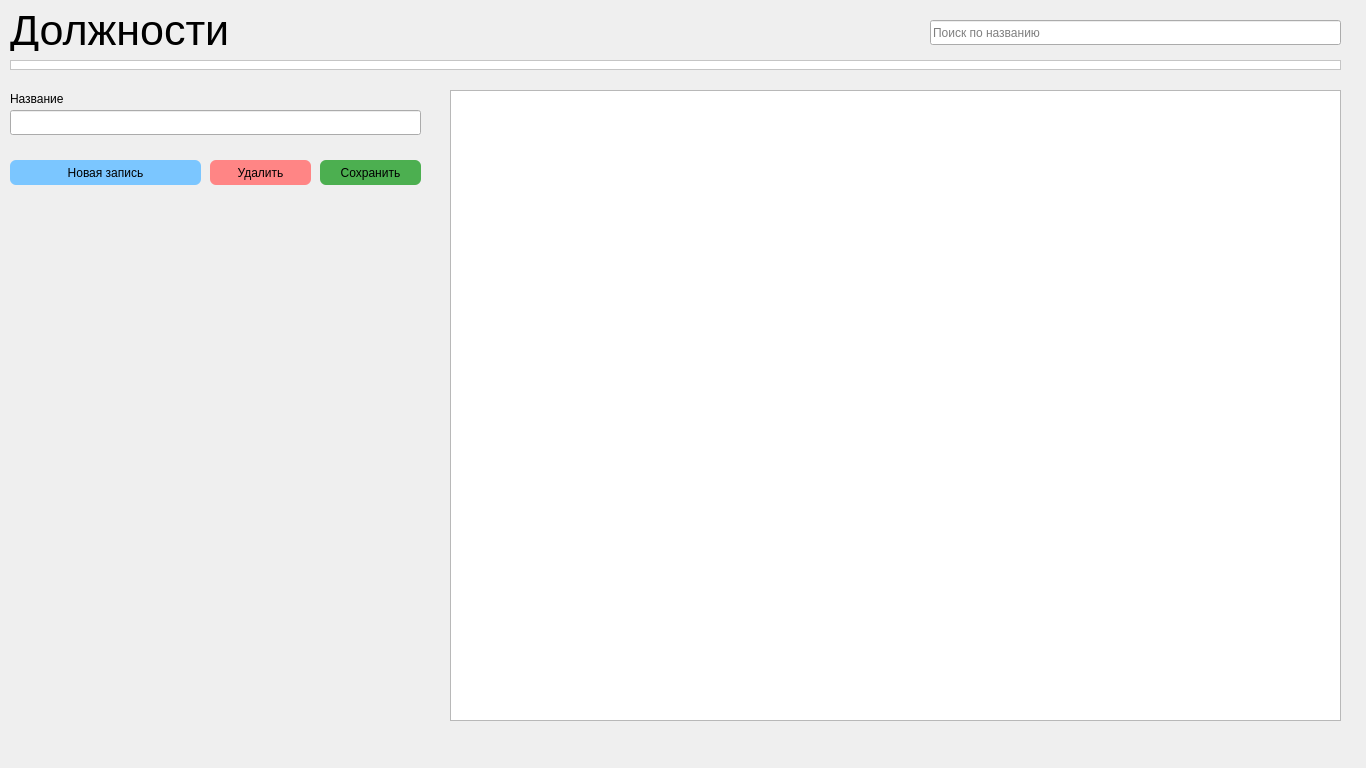
<?xml version="1.0" encoding="UTF-8"?>
<ui version="4.0">
 <class>PositionsPage</class>
 <widget class="QWidget" name="PositionsPage">
  <property name="geometry">
   <rect>
    <x>0</x>
    <y>0</y>
    <width>1366</width>
    <height>768</height>
   </rect>
  </property>
  <property name="sizePolicy">
   <sizepolicy hsizetype="Fixed" vsizetype="Fixed">
    <horstretch>0</horstretch>
    <verstretch>0</verstretch>
   </sizepolicy>
  </property>
  <property name="windowTitle">
   <string>PositionsPage</string>
  </property>
  <widget class="QLabel" name="userComboLabel">
   <property name="geometry">
    <rect>
     <x>10</x>
     <y>90</y>
     <width>411</width>
     <height>17</height>
    </rect>
   </property>
   <property name="text">
    <string>Название</string>
   </property>
  </widget>
  <widget class="QLabel" name="titleLabel">
   <property name="geometry">
    <rect>
     <x>10</x>
     <y>10</y>
     <width>601</width>
     <height>41</height>
    </rect>
   </property>
   <property name="font">
    <font>
     <pointsize>32</pointsize>
    </font>
   </property>
   <property name="text">
    <string>Должности</string>
   </property>
  </widget>
  <widget class="QTableWidget" name="tableWidget">
   <property name="geometry">
    <rect>
     <x>450</x>
     <y>90</y>
     <width>891</width>
     <height>631</height>
    </rect>
   </property>
  </widget>
  <widget class="QPushButton" name="saveButton">
   <property name="geometry">
    <rect>
     <x>320</x>
     <y>160</y>
     <width>101</width>
     <height>25</height>
    </rect>
   </property>
   <property name="styleSheet">
    <string notr="true">background-color: #4caf50; border: none; border-radius: 6px;</string>
   </property>
   <property name="text">
    <string>Сохранить</string>
   </property>
  </widget>
  <widget class="QFrame" name="frame">
   <property name="geometry">
    <rect>
     <x>10</x>
     <y>60</y>
     <width>1331</width>
     <height>10</height>
    </rect>
   </property>
   <property name="sizePolicy">
    <sizepolicy hsizetype="Fixed" vsizetype="Fixed">
     <horstretch>0</horstretch>
     <verstretch>0</verstretch>
    </sizepolicy>
   </property>
   <property name="styleSheet">
    <string notr="true">background-color: #FFFFFF</string>
   </property>
   <property name="frameShape">
    <enum>QFrame::StyledPanel</enum>
   </property>
   <property name="frameShadow">
    <enum>QFrame::Raised</enum>
   </property>
  </widget>
  <widget class="QPushButton" name="removeButton">
   <property name="geometry">
    <rect>
     <x>210</x>
     <y>160</y>
     <width>101</width>
     <height>25</height>
    </rect>
   </property>
   <property name="styleSheet">
    <string notr="true">background-color: #FF8585; border: none; border-radius: 6px;</string>
   </property>
   <property name="text">
    <string>Удалить</string>
   </property>
  </widget>
  <widget class="QLineEdit" name="nameLineEdit">
   <property name="geometry">
    <rect>
     <x>10</x>
     <y>110</y>
     <width>411</width>
     <height>25</height>
    </rect>
   </property>
   <property name="sizePolicy">
    <sizepolicy hsizetype="Fixed" vsizetype="Fixed">
     <horstretch>0</horstretch>
     <verstretch>0</verstretch>
    </sizepolicy>
   </property>
  </widget>
  <widget class="QPushButton" name="addButton">
   <property name="geometry">
    <rect>
     <x>10</x>
     <y>160</y>
     <width>191</width>
     <height>25</height>
    </rect>
   </property>
   <property name="styleSheet">
    <string notr="true">background-color: #7BC6FF; border: none; border-radius: 6px;</string>
   </property>
   <property name="text">
    <string>Новая запись</string>
   </property>
  </widget>
  <widget class="QLineEdit" name="searchLineEdit">
   <property name="geometry">
    <rect>
     <x>930</x>
     <y>20</y>
     <width>411</width>
     <height>25</height>
    </rect>
   </property>
   <property name="sizePolicy">
    <sizepolicy hsizetype="Fixed" vsizetype="Fixed">
     <horstretch>0</horstretch>
     <verstretch>0</verstretch>
    </sizepolicy>
   </property>
   <property name="text">
    <string/>
   </property>
   <property name="placeholderText">
    <string>Поиск по названию</string>
   </property>
  </widget>
 </widget>
 <resources/>
 <connections/>
</ui>
